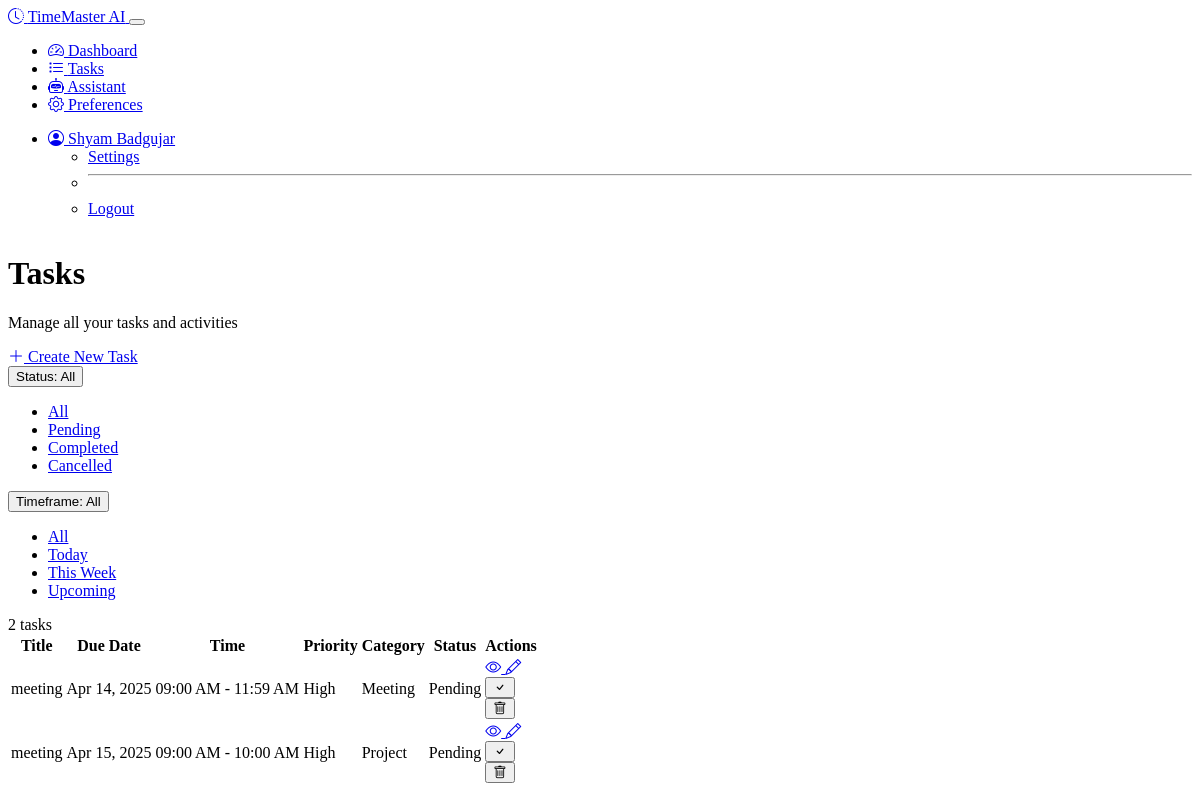
Page /tasks?status=all&timeframe=all (signed in) on the committed database.
### models.py (models this page shows, shortened)
class User(UserMixin, db.Model):
    id = db.Column(db.Integer, primary_key=True)
    username = db.Column(db.String(64), unique=True, nullable=False)
    email = db.Column(db.String(120), unique=True, nullable=False)
    password_hash = db.Column(db.String(256), nullable=False)
    created_at = db.Column(db.DateTime, default=datetime.utcnow)
    tasks = db.relationship('Task', backref='user', lazy='dynamic')
    preferences = db.relationship('UserPreference', backref='user', uselist=False)

class Task(db.Model):
    id = db.Column(db.Integer, primary_key=True)
    title = db.Column(db.String(120), nullable=False)
    description = db.Column(db.Text)
    created_at = db.Column(db.DateTime, default=datetime.utcnow)
    due_date = db.Column(db.DateTime)
    start_time = db.Column(db.DateTime)
    end_time = db.Column(db.DateTime)
    priority = db.Column(db.Integer, default=0)  # 0-5, 5 being highest
    status = db.Column(db.String(20), default='pending')  # pending, completed, cancelled
    category = db.Column(db.String(50))
    ml_priority_score = db.Column(db.Float, default=0.0)  # ML-calculated priority
    calendar_event_id = db.Column(db.String(100))  # For Google Calendar sync
    user_id = db.Column(db.Integer, db.ForeignKey('user.id'), nullable=False)

### routes.py (the view)
@app.route('/tasks')
@login_required
def task_list():
    status_filter = request.args.get('status', 'pending')
    timeframe = request.args.get('timeframe', 'all')
    query = Task.query.filter_by(user_id=current_user.id)
    if status_filter != 'all':
        query = query.filter_by(status=status_filter)
    now = datetime.now()
    if timeframe == 'today':
        start_of_day = now.replace(hour=0, minute=0, second=0, microsecond=0)
        end_of_day = start_of_day + timedelta(days=1) - timedelta(microseconds=1)
        query = query.filter(Task.due_date.between(start_of_day, end_of_day))
    elif timeframe == 'this_week':
        start_of_week = (now - timedelta(days=now.weekday())).replace(hour=0, minute=0, second=0, microsecond=0)
        end_of_week = start_of_week + timedelta(days=7) - timedelta(microseconds=1)
        query = query.filter(Task.due_date.between(start_of_week, end_of_week))
    elif timeframe == 'upcoming':
        query = query.filter(Task.due_date >= now)
    tasks = query.order_by(Task.due_date, Task.priority.desc()).all()
    return render_template(
        'tasks.html',
        tasks=tasks,
        status_filter=status_filter,
        timeframe=timeframe
    )

### models.py (called while the page is built)
@login_manager.user_loader
def load_user(user_id):
    return User.query.get(int(user_id))

    def get_notification_preferences(self):
        try:
            return json.loads(self.notification_preferences)
        except:
            return ['email', 'web']

### notification_service.py (called while the page is built)
    def check_reminders(self):
        now = datetime.now()
        due_reminders = Reminder.query.filter(
            Reminder.remind_at <= now,
            Reminder.sent == False
        ).all()
        sent_count = 0
        for reminder in due_reminders:
            success = self.send_reminder(reminder)
            if success:
                reminder.sent = True
                sent_count += 1
        db.session.commit()
        return sent_count

### routes.py (called while the page is built)
@app.before_request
def check_reminders():
    if not request.endpoint:
        return
    if request.endpoint in ['static', 'login', 'register']:
        return
    last_check = session.get('last_reminder_check', 0)
    now = datetime.now().timestamp()
    if now - last_check > 300:  # 5 minutes in seconds
        notification_service.check_reminders()
        session['last_reminder_check'] = now

### templates/tasks.html (shortened to what this page needs)
{% extends "layout.html" %}
{% block content %}
<div class="container">
    <div class="row mb-4">
        <div class="col-md-8">
            <h1 class="mb-2">Tasks</h1>
            <p class="text-muted">Manage all your tasks and activities</p>
        </div>
        <div class="col-md-4 text-md-end">
            <a href="{{ url_for('create_task') }}" class="btn btn-primary">
                <i class="bi bi-plus-lg"></i> Create New Task
            </a>
        </div>
    </div>
    <div class="row">
        <div class="col-12">
            <div class="card bg-dark">
                <div class="card-header">
                    <div class="d-flex justify-content-between align-items-center">
                        <div class="filters d-flex align-items-center flex-wrap">
                            <div class="dropdown me-3 mb-2 mb-md-0">
                                <button class="btn btn-outline-secondary dropdown-toggle" type="button" data-bs-toggle="dropdown">
                                    Status: {{ status_filter|capitalize if status_filter != 'all' else 'All' }}
                                </button>
                                <ul class="dropdown-menu">
                                    <li><a class="dropdown-item {% if status_filter == 'all' %}active{% endif %}" href="{{ url_for('task_list', status='all', timeframe=timeframe) }}">All</a></li>
                                    <li><a class="dropdown-item {% if status_filter == 'pending' %}active{% endif %}" href="{{ url_for('task_list', status='pending', timeframe=timeframe) }}">Pending</a></li>
                                    <li><a class="dropdown-item {% if status_filter == 'completed' %}active{% endif %}" href="{{ url_for('task_list', status='completed', timeframe=timeframe) }}">Completed</a></li>
                                    <li><a class="dropdown-item {% if status_filter == 'cancelled' %}active{% endif %}" href="{{ url_for('task_list', status='cancelled', timeframe=timeframe) }}">Cancelled</a></li>
                                </ul>
                            </div>
                            <div class="dropdown">
                                <button class="btn btn-outline-secondary dropdown-toggle" type="button" data-bs-toggle="dropdown">
                                    Timeframe: {{ timeframe|replace('_', ' ')|capitalize if timeframe != 'all' else 'All' }}
                                </button>
                                <ul class="dropdown-menu">
                                    <li><a class="dropdown-item {% if timeframe == 'all' %}active{% endif %}" href="{{ url_for('task_list', status=status_filter, timeframe='all') }}">All</a></li>
                                    <li><a class="dropdown-item {% if timeframe == 'today' %}active{% endif %}" href="{{ url_for('task_list', status=status_filter, timeframe='today') }}">Today</a></li>
                                    <li><a class="dropdown-item {% if timeframe == 'this_week' %}active{% endif %}" href="{{ url_for('task_list', status=status_filter, timeframe='this_week') }}">This Week</a></li>
                                    <li><a class="dropdown-item {% if timeframe == 'upcoming' %}active{% endif %}" href="{{ url_for('task_list', status=status_filter, timeframe='upcoming') }}">Upcoming</a></li>
                                </ul>
                            </div>
                        </div>
                        <span class="badge bg-primary">{{ tasks|length }} tasks</span>
                    </div>
                </div>
                <div class="card-body">
                    {% if tasks %}
                    <div class="table-responsive">
                        <table class="table table-dark table-hover">
                            <thead>
                                <tr>
                                    <th>Title</th>
                                    <th>Due Date</th>
                                    <th>Time</th>
                                    <th>Priority</th>
                                    <th>Category</th>
                                    <th>Status</th>
                                    <th>Actions</th>
                                </tr>
                            </thead>
                            <tbody>
                                {% for task in tasks %}
                                <tr class="{% if task.status == 'completed' %}table-active{% endif %}">
                                    <td class="{% if task.status == 'completed' %}text-decoration-line-through{% endif %}">
                                        {{ task.title }}
                                    </td>
                                    <td>
                                        {% if task.due_date %}
                                        {{ task.due_date.strftime('%b %d, %Y') }}
                                        {% else %}
                                        No due date
                                        {% endif %}
                                    </td>
                                    <td>
                                        {% if task.start_time %}
                                        {{ task.start_time.strftime('%I:%M %p') }}
                                        {% if task.end_time %}
                                        - {{ task.end_time.strftime('%I:%M %p') }}
                                        {% endif %}
                                        {% else %}
                                        All day
                                        {% endif %}
                                    </td>
                                    <td>
                                        <span class="badge priority-badge-{{ task.priority }}">
                                            {% if task.priority >= 4 %}High
                                            {% elif task.priority >= 2 %}Medium
                                            {% else %}Low
                                            {% endif %}
                                        </span>
                                    </td>
                                    <td>
                                        {% if task.category %}
                                        <span class="badge bg-secondary">{{ task.category }}</span>
                                        {% else %}
                                        <span class="text-muted">None</span>
                                        {% endif %}
                                    </td>
                                    <td>
                                        <span class="badge bg-{{ task.status == 'completed' and 'success' or task.status == 'cancelled' and 'danger' or 'warning' }}">
                                            {{ task.status|capitalize }}
                                        </span>
                                    </td>
                                    <td>
                                        <div class="btn-group btn-group-sm">
                                            <a href="{{ url_for('view_task', task_id=task.id) }}" class="btn btn-info">
                                                <i class="bi bi-eye"></i>
                                            </a>
                                            <a href="{{ url_for('edit_task', task_id=task.id) }}" class="btn btn-warning">
                                                <i class="bi bi-pencil"></i>
                                            </a>
                                            {% if task.status != 'completed' %}
                                            <form action="{{ url_for('mark_task_complete', task_id=task.id) }}" method="post" class="d-inline">
                                                <button type="submit" class="btn btn-success btn-complete-task">
                                                    <i class="bi bi-check"></i>
                                                </button>
                                            </form>
                                            {% endif %}
                                            <form action="{{ url_for('delete_task', task_id=task.id) }}" method="post" class="d-inline">
                                                <button type="submit" class="btn btn-danger btn-delete-task">
                                                    <i class="bi bi-trash"></i>
                                                </button>
                                            </form>
                                        </div>
                                    </td>
                                </tr>
                                {% endfor %}
                            </tbody>
                        </table>
                    </div>
                    {% endif %}
                </div>
            </div>
        </div>
    </div>
</div>
{% endblock %}

### templates/layout.html (shortened to what this page needs)
<!DOCTYPE html>
<html lang="en" data-bs-theme="dark">
<head>
    <link rel="stylesheet" href="https://cdn.replit.com/agent/bootstrap-agent-dark-theme.min.css">
    <link rel="stylesheet" href="https://cdn.jsdelivr.net/npm/bootstrap-icons@1.11.0/font/bootstrap-icons.css">
    <link rel="stylesheet" href="{{ url_for('static', filename='css/custom.css') }}">
</head>
<body class="d-flex flex-column min-vh-100">
    <nav class="navbar navbar-expand-lg navbar-dark bg-dark">
        <div class="container">
            <a class="navbar-brand d-flex align-items-center" href="{{ url_for('index') }}">
                <i class="bi bi-clock-history me-2"></i>
                <span>TimeMaster AI</span>
            </a>
            <button class="navbar-toggler" type="button" data-bs-toggle="collapse" data-bs-target="#navbarContent">
            </button>
            <div class="collapse navbar-collapse" id="navbarContent">
                <ul class="navbar-nav me-auto mb-2 mb-lg-0">
                    {% if current_user.is_authenticated %}
                    <li class="nav-item">
                        <a class="nav-link {% if request.endpoint == 'dashboard' %}active{% endif %}" href="{{ url_for('dashboard') }}">
                            <i class="bi bi-speedometer2 me-1"></i> Dashboard
                        </a>
                    </li>
                    <li class="nav-item">
                        <a class="nav-link {% if request.endpoint == 'task_list' %}active{% endif %}" href="{{ url_for('task_list') }}">
                            <i class="bi bi-list-task me-1"></i> Tasks
                        </a>
                    </li>
                    <li class="nav-item">
                        <a class="nav-link {% if request.endpoint == 'assistant' %}active{% endif %}" href="{{ url_for('assistant') }}">
                            <i class="bi bi-robot me-1"></i> Assistant
                        </a>
                    </li>
                    <li class="nav-item">
                        <a class="nav-link {% if request.endpoint == 'preferences' %}active{% endif %}" href="{{ url_for('preferences') }}">
                            <i class="bi bi-gear me-1"></i> Preferences
                        </a>
                    </li>
                    {% endif %}
                </ul>
                <ul class="navbar-nav">
                    {% if current_user.is_authenticated %}
                    <li class="nav-item dropdown">
                        <a class="nav-link dropdown-toggle" href="#" id="userDropdown" role="button" data-bs-toggle="dropdown">
                            <i class="bi bi-person-circle me-1"></i> {{ current_user.username }}
                        </a>
                        <ul class="dropdown-menu dropdown-menu-end">
                            <li><a class="dropdown-item" href="{{ url_for('preferences') }}">Settings</a></li>
                            <li><hr class="dropdown-divider"></li>
                            <li><a class="dropdown-item" href="{{ url_for('logout') }}">Logout</a></li>
                        </ul>
                    </li>
                    {% endif %}
                </ul>
            </div>
        </div>
    </nav>
    <main class="main-content py-4">
        {% block content %}{% endblock %}
    </main>
</body>
</html>

### static/css/custom.css (style rules this page uses)
body { min-height: 100vh; display: flex; flex-direction: column; }
.main-content { flex: 1; }
.container { max-width: 1200px; }
.priority-badge-4, .priority-badge-5 { background-color: var(--bs-danger); }

### rows in the picture
User: username "Shyam Badgujar"
Task: title "meeting", due_date "Apr 14, 2025", start_time "09:00 AM", end_time "11:59 AM", priority "High", category "Meeting", status "Pending"
Task: title "meeting", due_date "Apr 15, 2025", start_time "09:00 AM", end_time "10:00 AM", priority "High", category "Project", status "Pending"

### other values in the picture
{{ status_filter|capitalize if status_filter != 'all' else 'All' }} "All"
{{ tasks|length }} "2"
